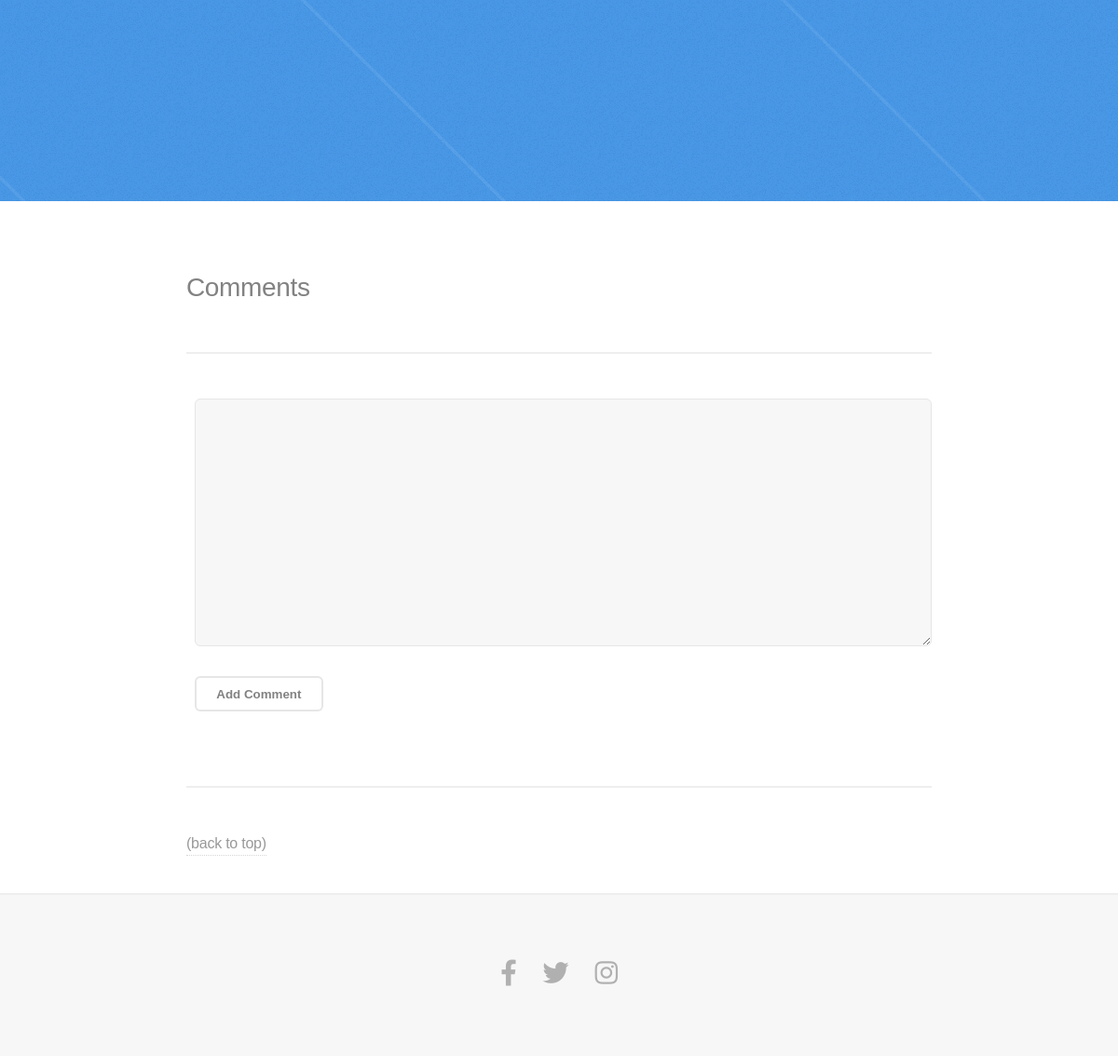
Page /pizzas/8 (lower part) on the earlier database version.
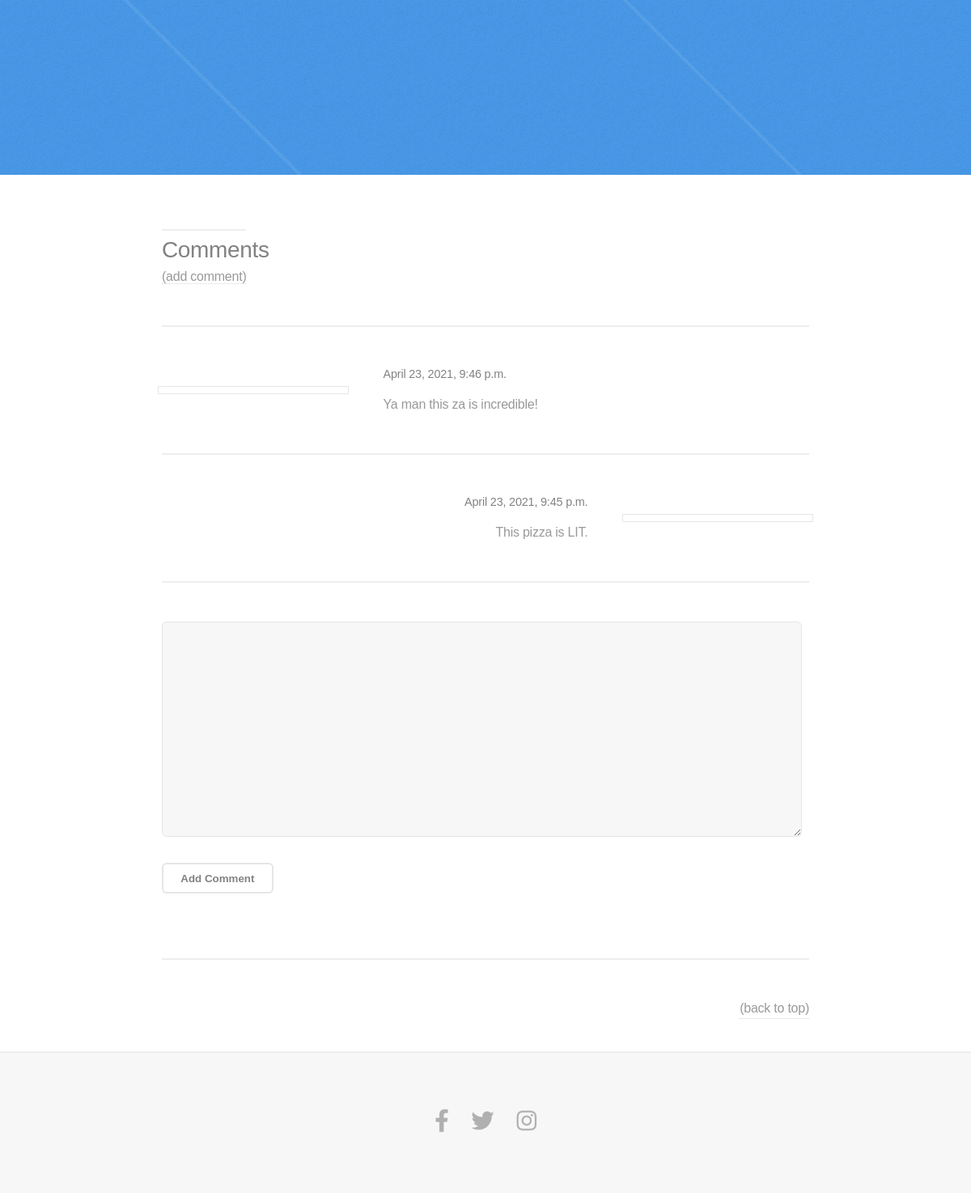
Same page on the later database version.
### pizzas/models.py (models this page shows)
class Comment(models.Model):
    comment = models.CharField(max_length=1024)
    pizza = models.ForeignKey(Pizza, on_delete=models.CASCADE)
    date_added = models.DateTimeField(auto_now_add=True)
    def __str__(self):
        return self.comment

### pizzas/views.py (the view, shortened to what this page needs)
# urls.py: path("pizzas/<int:pizza_id>", views.pizza, name="pizza"),
def pizza(request, pizza_id):
    pizza = Pizza.objects.get(id=pizza_id)
    toppings = pizza.topping_set.order_by("name")
    comments = pizza.comment_set.order_by("-date_added")
    form = CommentForm()
    context = {"pizza": pizza, "toppings": toppings, "comments": comments, "form": form}
    return render(request, "pizzas/pizza.html", context)

### pizzas/forms.py
class CommentForm(forms.ModelForm):
    class Meta:
        model = Comment
        fields = ["comment"]
        labels = {"comment": ""}
        widgets = {"comment": forms.Textarea(attrs={"cols": 80})}

### pizzas/models.py (called while the page is built)
    def __str__(self):
        return self.name

    def __str__(self):
        return self.name

### pizzas/templates/pizzas/pizza.html (shortened to what this page needs)
{% block content %}
{% load static %}
<!DOCTYPE HTML>
<html>
<head>
	<link rel="stylesheet" href="{% static 'assets/css/main.css' %}" />
</head>
<body class="is-preload">
	<header id="header">
	</header>
	<section id="two" class="wrapper">
		<div class="inner alt">
			<h2>Comments</h2>
			{% if comments|length > 1 %}
			<a href="#comment-form" class="scrolly">(add comment)</a>
			{% endif %}
			{% for comment in comments %}
			<section class="spotlight">
				<div class="content">
					<h5>{{comment.date_added}}</h5>
					<p>{{comment}}</p>
				</div>
			</section>
			{% endfor %}
			<section id="comment-form" class="spotlight">
				<form action="#two" method="post">
					{{ form.as_p }}
					<button name="submit">Add Comment</button>
				</form>
			</section>
			<section class="spotlight">
				<a href="#header" class="scrolly">(back to top)</a>
			</section>
		</div>
	</section>
	<footer id="footer">
		<ul class="icons">
			<li><a href="#" class="icon brands fa-facebook-f"><span class="label">Facebook</span></a></li>
			<li><a href="#" class="icon brands fa-twitter"><span class="label">Twitter</span></a></li>
			<li><a href="#" class="icon brands fa-instagram"><span class="label">Instagram</span></a></li>
		</ul>
	</footer>
</body>
</html>
{% endblock content %}

Differences in the rows shown:
added Comment: date_added "April 23, 2021, 9:46 p.m.", comment "Ya man this za is incredible!"
added Comment: date_added "April 23, 2021, 9:45 p.m.", comment "This pizza is LIT."
Other differences:
text now shown: "(add comment)"
